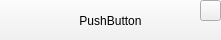
<?xml version="1.0" encoding="UTF-8"?>
<ui version="4.0">
 <class>MessageWidget</class>
 <widget class="QWidget" name="MessageWidget">
  <property name="geometry">
   <rect>
    <x>0</x>
    <y>0</y>
    <width>221</width>
    <height>40</height>
   </rect>
  </property>
  <property name="windowTitle">
   <string>Form</string>
  </property>
  <widget class="QPushButton" name="pushButton_msg">
   <property name="geometry">
    <rect>
     <x>-10</x>
     <y>-10</y>
     <width>241</width>
     <height>61</height>
    </rect>
   </property>
   <property name="text">
    <string>PushButton</string>
   </property>
  </widget>
  <widget class="QPushButton" name="pushButton_close">
   <property name="geometry">
    <rect>
     <x>200</x>
     <y>0</y>
     <width>21</width>
     <height>21</height>
    </rect>
   </property>
   <property name="text">
    <string/>
   </property>
  </widget>
 </widget>
 <resources/>
 <connections/>
</ui>
